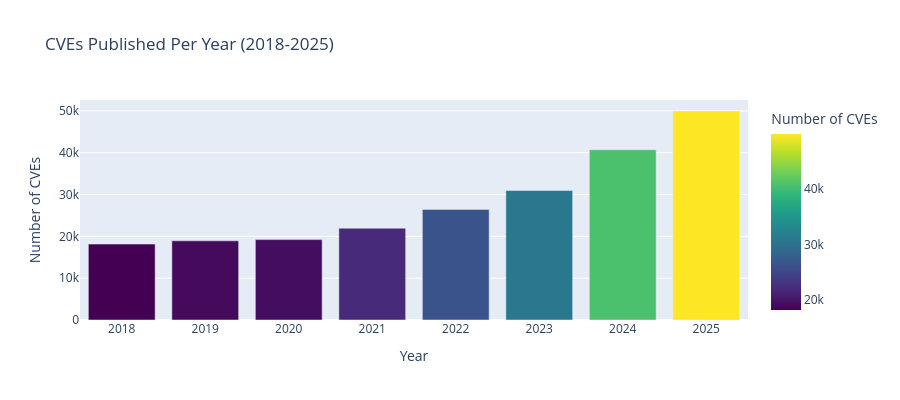

Notebook cell for this chart:
### Markdown cell above
### 4.1 Temporal Analysis: CVEs Over Time

### Code cell
# Prepare temporal data
df['published_date'] = pd.to_datetime(df['published'])
df['year'] = df['published_date'].dt.year
df['year_month'] = df['published_date'].dt.to_period('M').astype(str)

# Chart 1: CVEs per Year (Bar Chart)
cves_per_year = df.groupby('year').size().reset_index(name='count')

fig1 = px.bar(
    cves_per_year,
    x='year',
    y='count',
    title='CVEs Published Per Year (2018-2025)',
    labels={'year': 'Year', 'count': 'Number of CVEs'},
    color='count',
    color_continuous_scale='Viridis'
)
fig1.update_layout(showlegend=False, height=400)
fig1.show()

print(f"TREND: Peak year: {cves_per_year.loc[cves_per_year['count'].idxmax(), 'year']}")
print(f"   Peak count: {cves_per_year['count'].max():,} CVEs")

### Figure 1 — Plotly figure (JSON) as saved in the notebook; plotly's stock layout.template omitted (floating-point values rounded to 4 significant figures)
{"data": [{"hovertemplate": "Year=%{x}<br>Number of CVEs=%{marker.color}<extra></extra>", "legendgroup": "", "marker": {"color": [18154, 18938, 19222, 21950, 26431, 30949, 40704, 49972], "coloraxis": "coloraxis", "pattern": {"shape": ""}}, "name": "", "orientation": "v", "showlegend": false, "textposition": "auto", "type": "bar", "x": [2018, 2019, 2020, 2021, 2022, 2023, 2024, 2025], "xaxis": "x", "y": [18154, 18938, 19222, 21950, 26431, 30949, 40704, 49972], "yaxis": "y"}], "layout": {"barmode": "relative", "coloraxis": {"colorbar": {"title": {"text": "Number of CVEs"}}, "colorscale": [[0, "#440154"], [0.1111, "#482878"], [0.2222, "#3e4989"], [0.3333, "#31688e"], [0.4444, "#26828e"], [0.5556, "#1f9e89"], [0.6667, "#35b779"], [0.7778, "#6ece58"], [0.8889, "#b5de2b"], [1, "#fde725"]]}, "height": 400, "legend": {"tracegroupgap": 0}, "showlegend": false, "title": {"text": "CVEs Published Per Year (2018-2025)"}, "xaxis": {"anchor": "y", "domain": [0, 1], "title": {"text": "Year"}}, "yaxis": {"anchor": "x", "domain": [0, 1], "title": {"text": "Number of CVEs"}}}}
